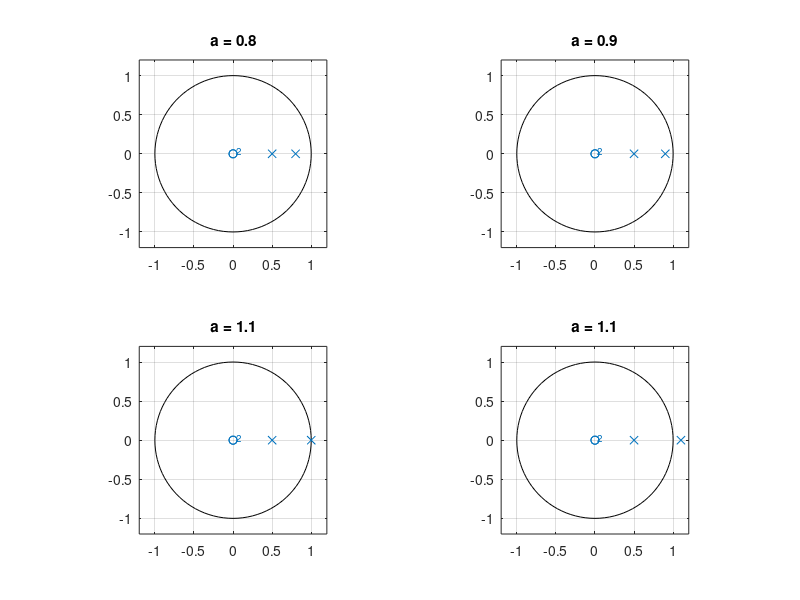

MATLAB code for this plot:
clc;clear;

B = [1 0 0];

subplot(2,2,1);
a = 0.8;
A = [1 -(0.5+a) 0.5*a];
zplane(B, A);
axis([-1.2 1.2 -1.2 1.2]);
title('a = 0.8');

subplot(2,2,2);
a = 0.9;
A = [1 -(0.5+a) 0.5*a];
zplane(B, A);
axis([-1.2 1.2 -1.2 1.2]);
title('a = 0.9');

subplot(2,2,3);
a = 1.0;
A = [1 -(0.5+a) 0.5*a];
zplane(B, A);
axis([-1.2 1.2 -1.2 1.2]);
title('a = 1.1');

subplot(2,2,4);
a = 1.1;
A = [1 -(0.5+a) 0.5*a];
zplane(B, A);
axis([-1.2 1.2 -1.2 1.2]);
title('a = 1.1');